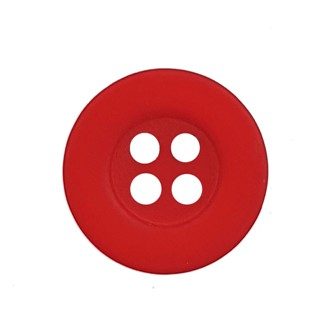
#> input picture Prova-p2/botao1.jpg, 336 x 336 px
$ python q1.py
#> lines starting #> are read from the running program, lines starting #| are printed output that depends on the picture; after the words box and inside, x2 and y2 are one past the last pixel; in counts of white or black regions, pixels touching at a corner belong together
import cv2
import numpy as np


img  = cv2.imread("botao1.jpg",0)
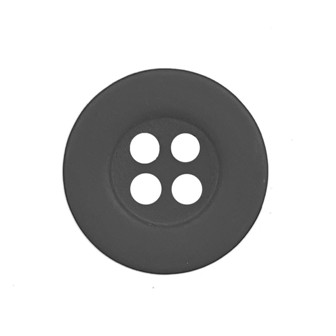
#> img: shape (336, 336); min 36, max 255, mean 206.9
imgTipo = cv2.THRESH_BINARY
ret ,binarizada = cv2.threshold(img,127,255,imgTipo)
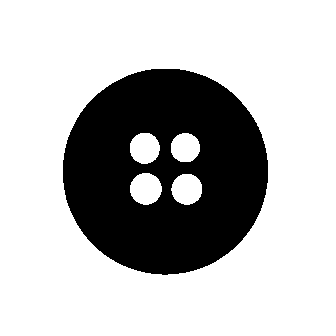
#> binarizada: shape (336, 336); 73.2% white; 1 black region


modo = cv2.RETR_TREE
metodo = cv2.CHAIN_APPROX_SIMPLE
contornar,hierarquia= cv2.findContours(
    binarizada,modo,metodo
)
#> contornar = 6 contours; box (x1, y1, x2, y2) and area: (0, 0, 336, 336) 112225, (62, 68, 269, 276) 33532, (130, 173, 162, 205) 750, (171, 174, 202, 205) 710, (130, 133, 160, 164) 696, (171, 133, 200, 162) 636


f=len(contornar) -2
#> f = 4
print(f)
#| 4


cv2.waitKey(0)
cv2.destroyAllWindows()
